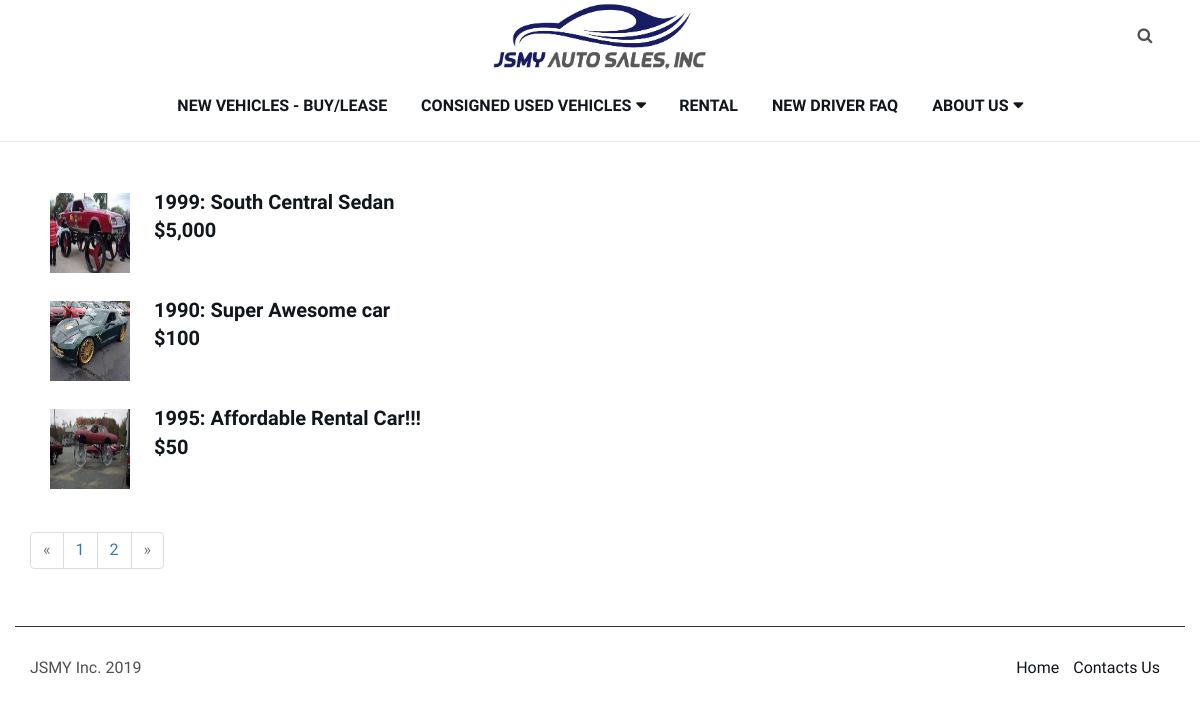
Page /rental/ on the committed database.
### listing/models.py (models this page shows, shortened)
class Car(models.Model):
    type = models.CharField(max_length=25, choices=[('New', 'New Vehicle'), ('Used', 'Used Vehicle'), ('Lease', 'Rental Vehicle'),('faq', 'FAQ')], default='New', verbose_name='Listing Type')
    title = models.CharField(max_length=500, verbose_name='Title of Vehicle Listing')
    price = models.DecimalField(max_digits=8, decimal_places=2, verbose_name='Price of Vehicle in Dollar Amount')
    body = RichTextField(verbose_name='Description of Vehicle')
    slug = models.SlugField(max_length=200, unique=True, verbose_name='SLUG: Your URL will have this in the address')
    publish = models.BooleanField(default=True)
    sold = models.CharField(max_length=10,verbose_name='Sold Y/N',choices=[('Sale', 'For Sale'), ('Sold', 'Sold')], default='Sale')
    created = models.DateField(auto_now_add=True)
    modified = models.DateField(auto_now=True)
    object = EntryQuerySet.as_manager()
    class Meta:
        verbose_name = "Car Listing Entry"
        verbose_name_plural = "Car Listing Entries"
        ordering = ["-created"]

### listing/views.py (the view)
# urls.py: path('rental/', views.lease.as_view(), name='rentalListing'),
class lease(TemplateView):
    template_name = 'listing/rental.html'
    def get(self, request,):
        cursor = connection.cursor()
        cursor.execute(
            'select listing_carimg.LImage, listing_car.price,listing_car.slug, listing_car.title from listing_car inner join listing_carimg on listing_car.id = listing_carimg.car_id where listing_carimg.mainimage = 1 and listing_car.type ="Lease" and listing_car.publish = 1 ORDER BY listing_car.id desc ')
        df = dictfetchall(cursor)
        posts = Car.object.filter(type="Lease", publish=True, created__lte=timezone.now()).order_by('-pk')
        page = request.GET.get('page', 1)
        paginator = Paginator(df, 3)
        try:
            pag = paginator.page(page)
        except PageNotAnInteger:
            pag = paginator.page(1)
        except EmptyPage:
            pag = paginator.page(paginator.num_pages)
        return render(request, self.template_name, {'posts': posts, 'pag':pag})

### listing/views.py (called while the page is built)
def dictfetchall(cursor):
    desc = cursor.description
    return [
            dict(zip([col[0] for col in desc], row))
            for row in cursor.fetchall()
    ]

### listing/templates/listing/rental.html (shortened to what this page needs)
<!DOCTYPE html>
<html lang="en">
<head>
</head>
{% extends 'index.html' %}
{% load static %}
{% load humanize %}
{% block summary %}
<body>
        <br>
        <br>
        {% for Car in pag %}
            <div class="container">
                <a href="{% url 'listing:detailListing' Car.slug%}">
                    <img src="/../media/{{ Car.LImage }}" width="70" height="70" align="middle" hspace="20">
                    <span class="a">{{ Car.title }}<br>${{ Car.price|floatformat:0|intcomma }}</span>
                </a>
                <br>
            </div>
        {% endfor %}
        <div class="container">
            {% if pag.has_other_pages %}
                <ul class="pagination">
                    {% if pag.has_previous %}
                        <li><a href="?page={{ pag.previous_page_number }}">&laquo;</a></li>
                    {% else %}
                        <li class="disabled"><span>&laquo;</span></li>
                    {% endif %}
                    {% for i in pag.paginator.page_range %}
                        {% if users.number == i %}
                            <li class="active"><span>{{ i }} <span class="sr-only">(current)</span></span></li>
                        {% else %}
                            <li><a href="?page={{ i }}">{{ i }}</a></li>
                        {% endif %}
                    {% endfor %}
                    {% if users.has_next %}
                        <li><a href="?page={{ pag.next_page_number }}">&raquo;</a></li>
                        {% else %}
                        <li class="disabled"><span>&raquo;</span></li>
                        {% endif %}
                </ul>
            {% endif %}
        </div>
</body>
{% endblock %}

### listing/static/style.css (style rules this page uses)
body { font-family: 'Muli', sans-serif; font-size: 16px; color: #505050; font-weight: 400; overflow-x: hidden; }
a { color: #11151c; -webkit-transition: 0.2s color; transition: 0.2s color; }
ul, ol { margin: 0; padding: 0; list-style: none }

### listing/templates/listing/rental.html (style rules this page uses)
a { display: block; text-decoration: none; }
a img { display: inline-block; width: 80px; height: 80px; }
a span { display: inline-block; font-size: 20px; font-weight: bold; }

### rows in the picture
Car: shows a picture, title "1999: South Central Sedan", price "5,000"
Car: shows a picture, title "1990: Super Awesome car", price "100"
Car: shows a picture, title "1995: Affordable Rental Car!!!", price "50"

### other values in the picture
{{ i }} "1" "2"
